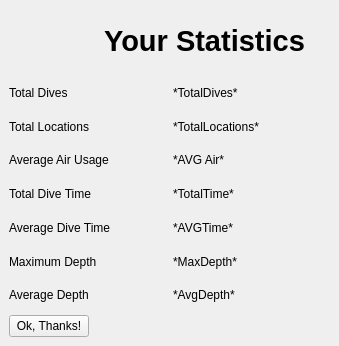
<?xml version="1.0" encoding="UTF-8"?>
<ui version="4.0">
 <class>Stats</class>
 <widget class="QMainWindow" name="Stats">
  <property name="geometry">
   <rect>
    <x>0</x>
    <y>0</y>
    <width>339</width>
    <height>346</height>
   </rect>
  </property>
  <property name="minimumSize">
   <size>
    <width>339</width>
    <height>346</height>
   </size>
  </property>
  <property name="windowTitle">
   <string>Your Statistics</string>
  </property>
  <widget class="QWidget" name="centralwidget">
   <layout class="QVBoxLayout" name="verticalLayout">
    <item>
     <layout class="QHBoxLayout" name="Top">
      <item>
       <widget class="QFrame" name="Logo">
        <property name="sizePolicy">
         <sizepolicy hsizetype="Fixed" vsizetype="Fixed">
          <horstretch>0</horstretch>
          <verstretch>0</verstretch>
         </sizepolicy>
        </property>
        <property name="minimumSize">
         <size>
          <width>64</width>
          <height>64</height>
         </size>
        </property>
        <property name="maximumSize">
         <size>
          <width>64</width>
          <height>64</height>
         </size>
        </property>
        <property name="baseSize">
         <size>
          <width>64</width>
          <height>64</height>
         </size>
        </property>
        <property name="styleSheet">
         <string notr="true">background-image: url(:/img/icon.png);</string>
        </property>
        <property name="frameShape">
         <enum>QFrame::NoFrame</enum>
        </property>
        <property name="frameShadow">
         <enum>QFrame::Raised</enum>
        </property>
       </widget>
      </item>
      <item>
       <widget class="QLabel" name="LTitle">
        <property name="sizePolicy">
         <sizepolicy hsizetype="Preferred" vsizetype="Fixed">
          <horstretch>0</horstretch>
          <verstretch>0</verstretch>
         </sizepolicy>
        </property>
        <property name="minimumSize">
         <size>
          <width>0</width>
          <height>64</height>
         </size>
        </property>
        <property name="maximumSize">
         <size>
          <width>16777215</width>
          <height>64</height>
         </size>
        </property>
        <property name="baseSize">
         <size>
          <width>0</width>
          <height>64</height>
         </size>
        </property>
        <property name="text">
         <string>&lt;!DOCTYPE HTML PUBLIC &quot;-//W3C//DTD HTML 4.0//EN&quot; &quot;http://www.w3.org/TR/REC-html40/strict.dtd&quot;&gt;
&lt;html&gt;&lt;head&gt;&lt;meta name=&quot;qrichtext&quot; content=&quot;1&quot; /&gt;&lt;style type=&quot;text/css&quot;&gt;
p, li { white-space: pre-wrap; }
&lt;/style&gt;&lt;/head&gt;&lt;body style=&quot; font-family:'Sans'; font-size:10pt; font-weight:400; font-style:normal;&quot;&gt;
&lt;p align=&quot;center&quot; style=&quot; margin-top:0px; margin-bottom:0px; margin-left:0px; margin-right:0px; -qt-block-indent:0; text-indent:0px;&quot;&gt;&lt;span style=&quot; font-size:22pt; font-weight:600;&quot;&gt;Your Statistics&lt;/span&gt;&lt;/p&gt;&lt;/body&gt;&lt;/html&gt;</string>
        </property>
       </widget>
      </item>
     </layout>
    </item>
    <item>
     <layout class="QGridLayout" name="Statistics">
      <item row="0" column="0">
       <widget class="QLabel" name="LTotalDives">
        <property name="text">
         <string>Total Dives</string>
        </property>
       </widget>
      </item>
      <item row="0" column="1">
       <widget class="QLabel" name="ITotalDives">
        <property name="text">
         <string>*TotalDives*</string>
        </property>
       </widget>
      </item>
      <item row="1" column="0">
       <widget class="QLabel" name="LTotalLocations">
        <property name="text">
         <string>Total Locations</string>
        </property>
       </widget>
      </item>
      <item row="1" column="1">
       <widget class="QLabel" name="ITotalLocations">
        <property name="text">
         <string>*TotalLocations*</string>
        </property>
       </widget>
      </item>
      <item row="2" column="0">
       <widget class="QLabel" name="LAvgAir">
        <property name="text">
         <string>Average Air Usage</string>
        </property>
       </widget>
      </item>
      <item row="2" column="1">
       <widget class="QLabel" name="IAvgAir">
        <property name="text">
         <string>*AVG Air*</string>
        </property>
       </widget>
      </item>
      <item row="3" column="0">
       <widget class="QLabel" name="LTotalTime">
        <property name="text">
         <string>Total Dive Time</string>
        </property>
       </widget>
      </item>
      <item row="3" column="1">
       <widget class="QLabel" name="ITotalTime">
        <property name="text">
         <string>*TotalTime*</string>
        </property>
       </widget>
      </item>
      <item row="4" column="0">
       <widget class="QLabel" name="LAvgTime">
        <property name="text">
         <string>Average Dive Time</string>
        </property>
       </widget>
      </item>
      <item row="4" column="1">
       <widget class="QLabel" name="IAvgTime">
        <property name="text">
         <string>*AVGTime*</string>
        </property>
       </widget>
      </item>
      <item row="5" column="0">
       <widget class="QLabel" name="LMaxDepth">
        <property name="text">
         <string>Maximum Depth</string>
        </property>
       </widget>
      </item>
      <item row="5" column="1">
       <widget class="QLabel" name="IMaxDepth">
        <property name="text">
         <string>*MaxDepth*</string>
        </property>
       </widget>
      </item>
      <item row="6" column="0">
       <widget class="QLabel" name="LAvgDepth">
        <property name="text">
         <string>Average Depth</string>
        </property>
       </widget>
      </item>
      <item row="6" column="1">
       <widget class="QLabel" name="IAvgDepth">
        <property name="text">
         <string>*AvgDepth*</string>
        </property>
       </widget>
      </item>
     </layout>
    </item>
    <item>
     <layout class="QHBoxLayout" name="Button">
      <item>
       <widget class="QPushButton" name="Ok">
        <property name="text">
         <string>Ok, Thanks!</string>
        </property>
       </widget>
      </item>
      <item>
       <spacer name="horizontalSpacer">
        <property name="orientation">
         <enum>Qt::Horizontal</enum>
        </property>
        <property name="sizeHint" stdset="0">
         <size>
          <width>40</width>
          <height>20</height>
         </size>
        </property>
       </spacer>
      </item>
     </layout>
    </item>
   </layout>
  </widget>
 </widget>
 <resources>
  <include location="../res.qrc"/>
 </resources>
 <connections/>
</ui>
